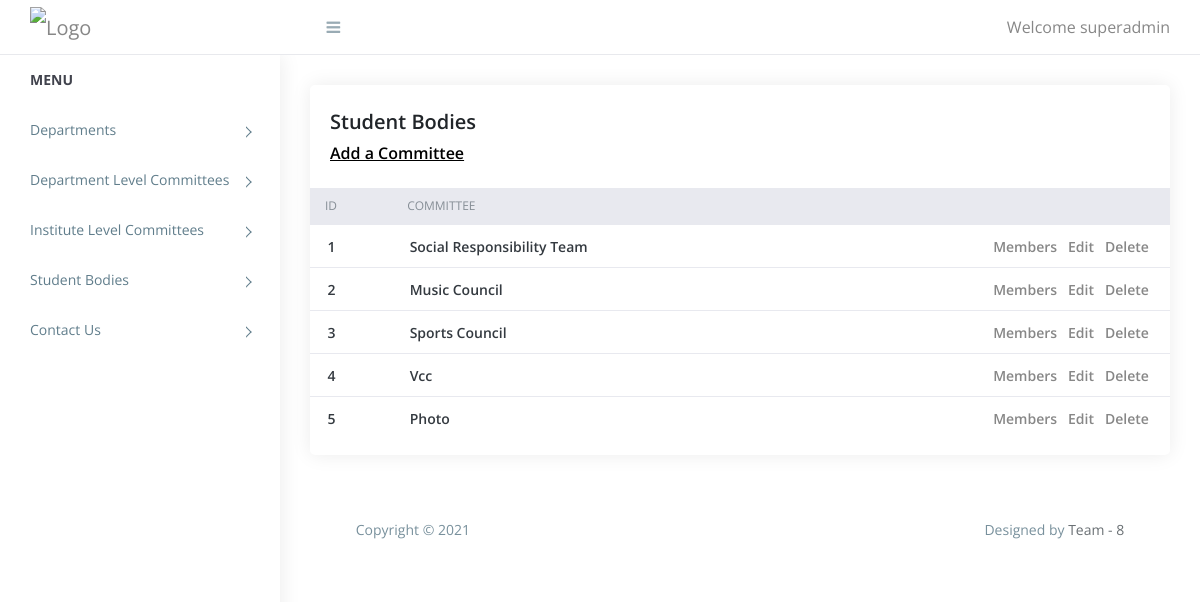
Page /superadmin/stud_body.php (signed in) on the committed database.
### tables this page shows
CREATE TABLE `committee` (
  `com_id` int(11) NOT NULL,
  `com_name` varchar(50) NOT NULL,
  `abbrv` varchar(10) NOT NULL,
  `com_category` varchar(50) NOT NULL
);

### superadmin/stud_body.php (the view, shortened to what this page needs)
<?php
require('header.inc.php');
$ser=0;
$sql = " select * from committee where com_category='student'";
$res = mysqli_query($con, $sql);
?>
<div class="content pb-0">
            <div class="orders">
               <div class="row">
                  <div class="col-xl-12">
                     <div class="card">
                        <div class="card-body">
                           <h4 class="box-title">Student Bodies </h4>
                           <h4 class="box-link"><a href='manage_comm.php?comm=student'> Add a Committee </a> </h4>
                        </div>
                        <div class="card-body--">
                           <div class="table-stats order-table ov-h">
                              <table class="table ">
                                 <thead>
                                    <tr>
                                       <th>ID</th>
                                       <th>Committee</th>
                                       <th></th>
                                    </tr>
                                 </thead>
                                 <tbody>
                                    <?php
                                    if ($res){
                                        while ($row = mysqli_fetch_array($res)){
                                          $ser=$ser+1;
                                            echo "<tr>";
                                            echo "<td>" . $ser . "</td>";
                                            echo "<td>" . $row['com_name'] . "</td>";
                                            echo "<td>";
                                            echo "<a href='showpeople.php?type=show&abbrv=" .$row['abbrv']. "'>Members</a>&nbsp&nbsp&nbsp";
                                            echo "<a href='manage_comm.php?comm=student&type=edit&id=" .$row['com_id']. "'>Edit</a>&nbsp&nbsp&nbsp";
                                            echo "<a href='?type=delete&id=" .$row['com_id']. "'>Delete</a>&nbsp";
                                            echo "</td>";
                                        }
                                    }
                                    ?>
                                 </tbody>
                              </table>
                           </div>
                        </div>
                     </div>
                  </div>
               </div>
            </div>
<?php
require('footer.inc.php');
?>

### superadmin/assets/css/style.css (style rules this page uses)
body { display: table; font-family: open sans, sans-serif; font-size: 16px; width: 100% }
a, button { text-decoration: none; outline: none!important; color: #878787; -webkit-transition: all .25s ease; transition: all .25s ease }
h1, h2, h3, h4, h5, h6 { margin: 0 }
.pb-0 { padding-bottom: 0 }
.ov-h { overflow: hidden }
.order-table { position: relative }
.order-table:after, .order-table:before { content: ""; position: absolute; top: 0; height: 37px; width: 10px; background: #e8e9ef }
.order-table:after { right: -1px }
.order-table:before { left: -1px }
.order-table tr th { background: #e8e9ef }
.order-table tr td:last-child, .order-table tr th:last-child { text-align: right }
.order-table tr:last-child td { border: none }
.content { float: left; padding: 1.875em; width: 100% }
.card { margin-bottom: 1.875em; border-radius: 5px; padding: 0; border: 0 solid transparent; -webkit-box-shadow: 0 0 20px rgba(0, 0, 0, .08); box-shadow: 0 0 20px rgba(0, 0, 0, .08) }
.card .box-title { font-weight: 600; font-size: 20px; padding: 5px 0 }
.card .card-body { float: left; padding: 1.25em; position: relative; width: 100% }
.card h4 { font-size: 1.1rem }
.table-stats table { font-family: open sans }
.table-stats table th, .table-stats table td { border: none; border-bottom: 1px solid #e8e9ef; color: #868e96; font-size: 12px; font-weight: 400; padding: .75em 1.25em; text-transform: uppercase }
.table-stats table td { color: #343a40; font-size: 14px; font-weight: 600; text-transform: capitalize; vertical-align: middle }
@media (max-width:1368px) { .card-body { padding: 15px } }
.card .box-link { font-weight: 600; font-size: 16px; padding: 5px 0 }
.card .box-link a { color:#000; text-decoration:underline; }

### rows in the picture
committee: com_name "Social Responsibility Team"
committee: com_name "Music Council"
committee: com_name "Sports Council"
committee: com_name "Vcc"
committee: com_name "Photo"

### other values in the picture
$cur_user "superadmin"
